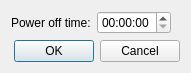
<?xml version="1.0" encoding="UTF-8"?>
<ui version="4.0">
 <class>power_off::SettingsDialog</class>
 <widget class="QDialog" name="power_off::SettingsDialog">
  <property name="geometry">
   <rect>
    <x>0</x>
    <y>0</y>
    <width>191</width>
    <height>67</height>
   </rect>
  </property>
  <property name="windowTitle">
   <string>Power Off Plugin settings</string>
  </property>
  <property name="modal">
   <bool>true</bool>
  </property>
  <layout class="QGridLayout" name="gridLayout">
   <item row="0" column="0">
    <widget class="QLabel" name="label">
     <property name="text">
      <string>Power off time:</string>
     </property>
    </widget>
   </item>
   <item row="0" column="1">
    <widget class="QTimeEdit" name="time_edit"/>
   </item>
   <item row="1" column="0" colspan="3">
    <widget class="QDialogButtonBox" name="buttonBox">
     <property name="orientation">
      <enum>Qt::Horizontal</enum>
     </property>
     <property name="standardButtons">
      <set>QDialogButtonBox::Cancel|QDialogButtonBox::Ok</set>
     </property>
    </widget>
   </item>
  </layout>
 </widget>
 <resources/>
 <connections>
  <connection>
   <sender>buttonBox</sender>
   <signal>accepted()</signal>
   <receiver>power_off::SettingsDialog</receiver>
   <slot>accept()</slot>
   <hints>
    <hint type="sourcelabel">
     <x>248</x>
     <y>254</y>
    </hint>
    <hint type="destinationlabel">
     <x>157</x>
     <y>274</y>
    </hint>
   </hints>
  </connection>
  <connection>
   <sender>buttonBox</sender>
   <signal>rejected()</signal>
   <receiver>power_off::SettingsDialog</receiver>
   <slot>reject()</slot>
   <hints>
    <hint type="sourcelabel">
     <x>316</x>
     <y>260</y>
    </hint>
    <hint type="destinationlabel">
     <x>286</x>
     <y>274</y>
    </hint>
   </hints>
  </connection>
 </connections>
</ui>
